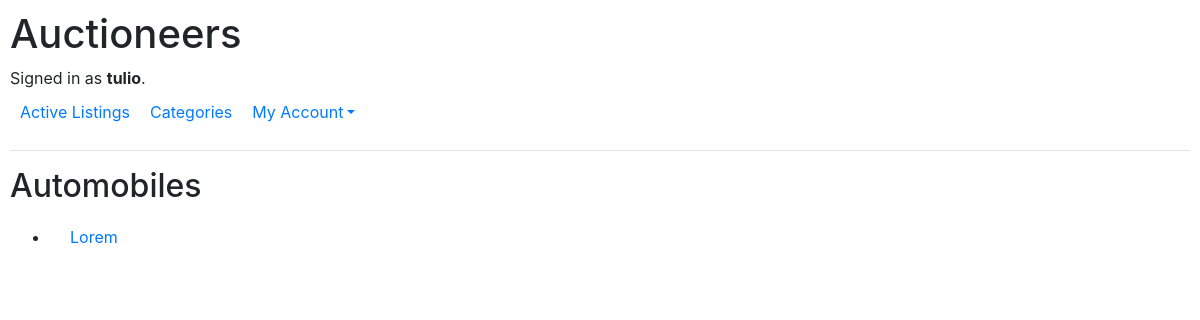
The page /category/3 (signed in) on the database as committed earlier.
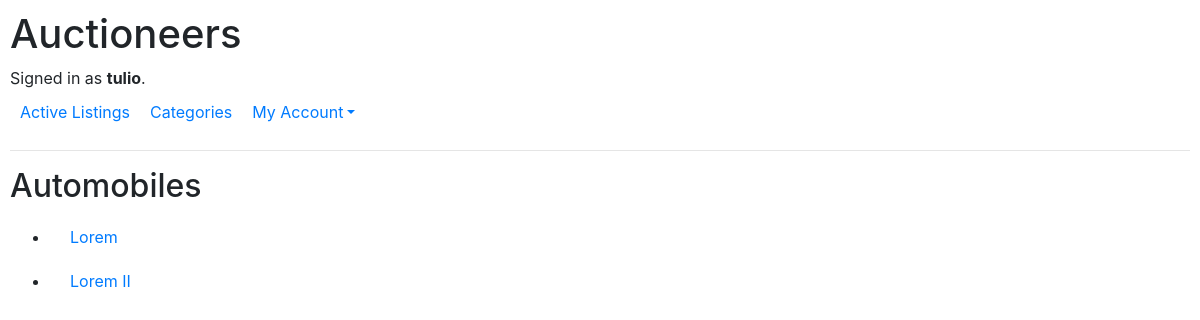
The same page on the database as committed later.
### auctions/models.py (models this page shows, shortened)
class Auction_Listing(models.Model):
    title = models.CharField(max_length = 25)
    description = models.TextField()
    category = models.ForeignKey(Category, on_delete=models.PROTECT, related_name="listings")
    current_bid = models.ForeignKey("Bid", on_delete=models.PROTECT, related_name="listings", null=True, blank=True)
    seller = models.ForeignKey(User, on_delete=models.CASCADE, related_name="listings")
    quantity = models.IntegerField()
    price = models.DecimalField(max_digits=10, decimal_places=2)
    timestamp = models.DateTimeField(auto_now_add=True)
    closing_date = models.DateTimeField(blank=False)
    is_open = models.BooleanField(default=True)

### auctions/views.py (the view)
# urls.py: path("category/<int:category_id>", views.category_detail, name="category_detail"),
def category_detail(request, category_id):
    category = Category.objects.get(id=category_id)
    listings = Auction_Listing.objects.filter(category=category)
    return render(request, "auctions/category_detail.html", {
        "category": category,
        "listings": listings,
    })

### auctions/templates/auctions/category_detail.html
{% extends "auctions/layout.html" %}
{% block body %}
    <h2>{{ category.title }}</h2>
    <ul>
        {% for listing in listings %}
            {% if listing.category == category %}
            <li>
                <div id="listing_block">
                    <a href="{% url 'listing_detail' listing.id %}">{{ listing.title }}</a>
                </div>
            </li>
            {% endif %}
        {% endfor %}
    </ul>
{% endblock %}

Rows that differ between the two databases and show on the page:
added Auction_Listing: title "Lorem II"
